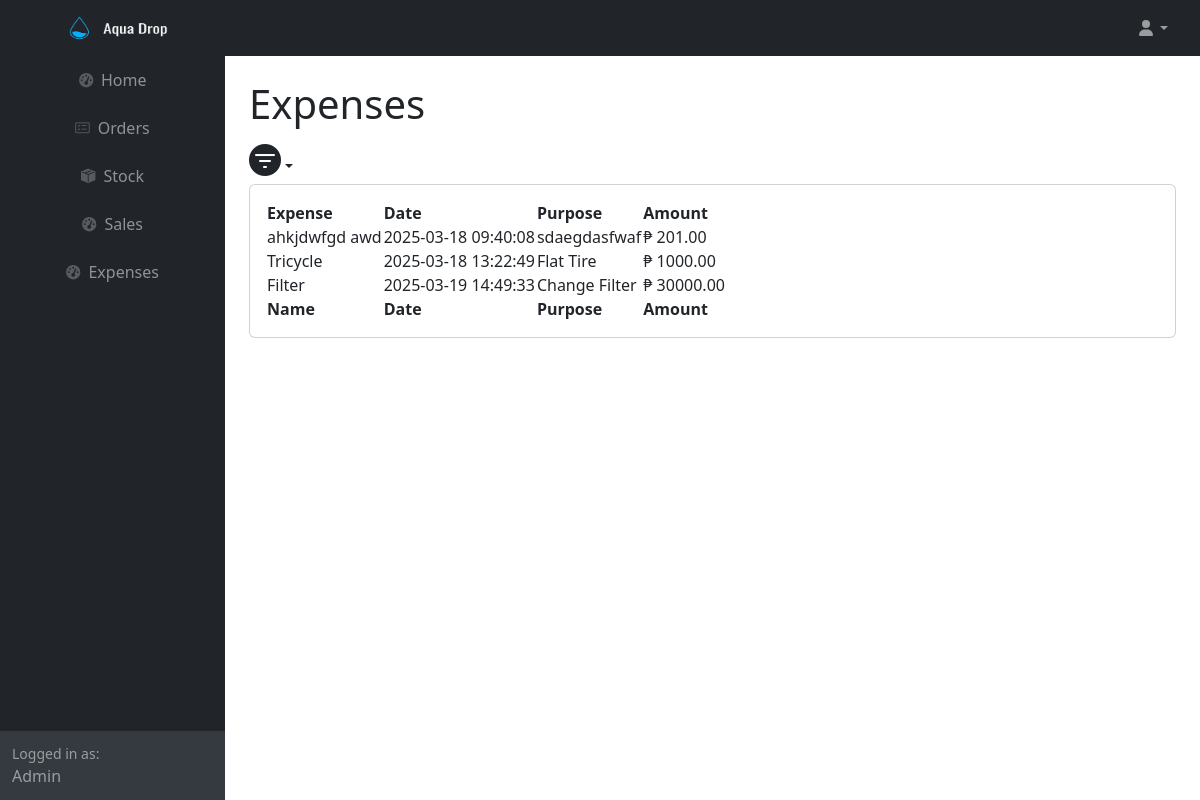
Before: /month_expenses.php (signed in) with the older database file.
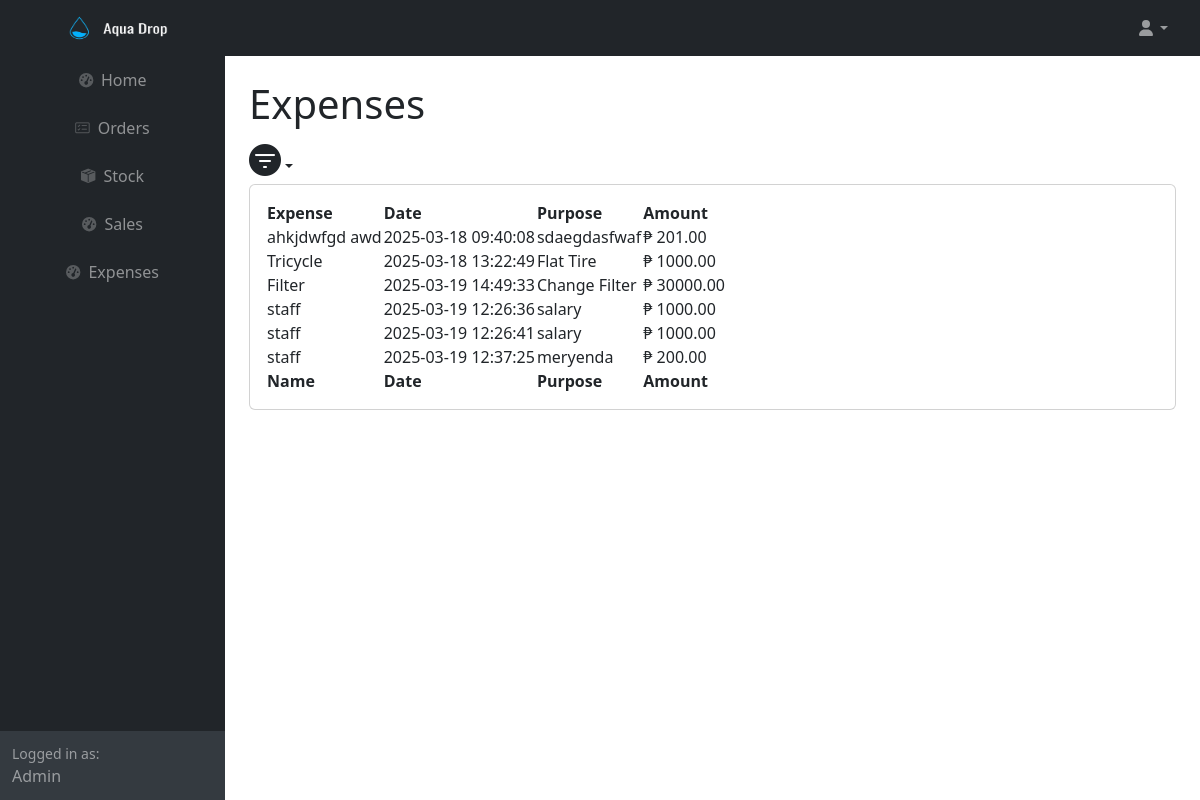
After: the same page with the newer database file.
### tables this page shows
CREATE TABLE IF NOT EXISTS `expenses` (
  `expense_id` int(11) NOT NULL AUTO_INCREMENT,
  `expense` varchar(255) NOT NULL,
  `date` timestamp NOT NULL DEFAULT current_timestamp() ON UPDATE current_timestamp(),
  `purpose` varchar(255) NOT NULL,
  `amount` decimal(10,2) NOT NULL,
  PRIMARY KEY (`expense_id`)
);

### month_expenses.php (the view, shortened to what the changed rows need)
<?php
	require ('db.php');
	$sql = "SELECT * FROM expenses";
    $stmt = $conn->prepare($sql);
    $stmt->execute();
    $data = $stmt->fetchAll(PDO::FETCH_ASSOC);
?>
<html lang="en">
    <head>
        <link rel="stylesheet" href="https://cdn.jsdelivr.net/npm/bootstrap-icons/font/bootstrap-icons.css">
        <link href="https://cdn.jsdelivr.net/npm/simple-datatables@7.1.2/dist/style.min.css" rel="stylesheet" />
        <link href="css/styles.css" rel="stylesheet" />
    </head>
    <body class="sb-nav-fixed">
        <div id="layoutSidenav">
            <div id="layoutSidenav_content">
                <main>
                    <div class="container-fluid px-4">
                        <h1 class="mt-4">Expenses</h1>
                        <div class="card mb-4">
                            <div class="card-body">
                                <table id="datatablesSimple">
                                    <thead>
                                        <tr>
                                            <th>Expense</th>
                                            <th>Date</th>
                                            <th>Purpose</th>
                                            <th>Amount</th>
                                        </tr>
                                    </thead>
                                    <tfoot>
                                        <tr>
                                            <th>Name</th>
                                            <th>Date</th>
                                            <th>Purpose</th>
                                            <th>Amount</th>
                                        </tr>
                                    </tfoot>
                                    <tbody>
                                        <?php foreach($data as $row): ?>
                                        <tr>
                                            <td><?php echo $row['expense']?></td>
                                            <td><?php echo $row['date']?></td>
                                            <td><?php echo $row['purpose']?></td>
                                            <td>₱ <?php echo $row['amount']?></td>
                                        </tr>
                                        <?php endforeach;?>
                                    </tbody>
                                </table>
                            </div>
                        </div>
                    </div>
                </main>
            </div>
        </div>
    </body>
</html>

Changed rows visible on the page:
added expenses: expense "staff", date "2025-03-19 12:26:36", purpose "salary", amount "1000.00"
added expenses: expense "staff", date "2025-03-19 12:26:41", purpose "salary", amount "1000.00"
added expenses: expense "staff", date "2025-03-19 12:37:25", purpose "meryenda", amount "200.00"
